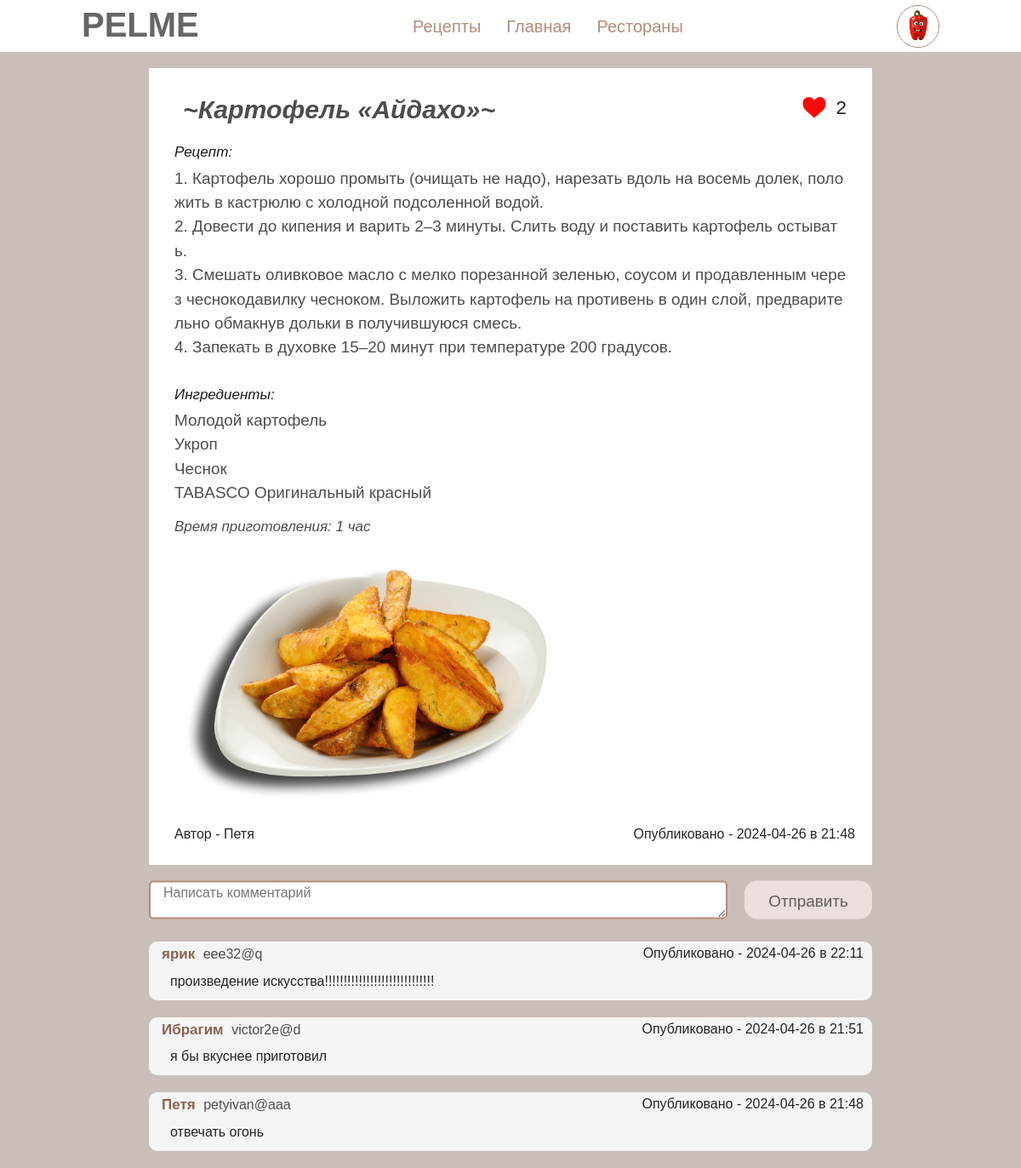
Screenshot of /read_recipe/3 (signed in) with the database file from the repository.
### data/users.py (models this page shows, shortened)
class User(SqlAlchemyBase, UserMixin):
    __tablename__ = 'users'
    id = sqlalchemy.Column(sqlalchemy.Integer, primary_key=True, autoincrement=True)
    name = sqlalchemy.Column(sqlalchemy.String, nullable=True)
    surname = sqlalchemy.Column(sqlalchemy.String, nullable=True)
    avatar = sqlalchemy.Column(sqlalchemy.String, nullable=True)
    email = sqlalchemy.Column(sqlalchemy.String, unique=True, nullable=True)
    level = sqlalchemy.Column(sqlalchemy.String, nullable=True)
    liked_recipes = sqlalchemy.Column(sqlalchemy.String, nullable=True)
    hashed_password = sqlalchemy.Column(sqlalchemy.String, nullable=True)
    modified_date = sqlalchemy.Column(sqlalchemy.DateTime, default=datetime.datetime.now)
    recipes = orm.relationship("Recipes", back_populates='user')

### data/recipes.py (models this page shows)
class Recipes(SqlAlchemyBase):
    __tablename__ = 'recipes'
    id = sqlalchemy.Column(sqlalchemy.Integer, primary_key=True, autoincrement=True)
    name = sqlalchemy.Column(sqlalchemy.String, nullable=True)
    text = sqlalchemy.Column(sqlalchemy.String, nullable=True)
    ingredients = sqlalchemy.Column(sqlalchemy.String, nullable=True)
    time = sqlalchemy.Column(sqlalchemy.String, nullable=True)
    photo = sqlalchemy.Column(sqlalchemy.String, nullable=True)
    count_likes = sqlalchemy.Column(sqlalchemy.String, nullable=True)
    users_likes = sqlalchemy.Column(sqlalchemy.String, nullable=True)
    modified_date = sqlalchemy.Column(sqlalchemy.DateTime, default=datetime.datetime.now)
    is_private = sqlalchemy.Column(sqlalchemy.Boolean, default=True)
    user_id = sqlalchemy.Column(sqlalchemy.Integer, sqlalchemy.ForeignKey("users.id"))
    user = orm.relationship('User')

### data/comments.py (models this page shows)
class Comments(SqlAlchemyBase):
    __tablename__ = 'comments'
    id = sqlalchemy.Column(sqlalchemy.Integer, primary_key=True, autoincrement=True)
    comment = sqlalchemy.Column(sqlalchemy.String, nullable=True)
    count_likes = sqlalchemy.Column(sqlalchemy.String, nullable=True)
    users_likes = sqlalchemy.Column(sqlalchemy.String, nullable=True)
    modified_date = sqlalchemy.Column(sqlalchemy.DateTime, default=datetime.datetime.now)
    user_id = sqlalchemy.Column(sqlalchemy.Integer, sqlalchemy.ForeignKey("users.id"))
    recipe_id = sqlalchemy.Column(sqlalchemy.Integer, sqlalchemy.ForeignKey("recipes.id"))
    user = orm.relationship('User')
    recipe = orm.relationship('Recipes')

### main.py (the view)
@app.route('/read_recipe/<int:id>', methods=['GET','POST'])  # страница с самим рецетом и комментариями к нему
def read_recipe(id):
    db_sess = db_session.create_session()
    recipe = db_sess.query(Recipes).filter(Recipes.id == id).first()
    comments = db_sess.query(Comments).filter(Comments.recipe_id == id).order_by(Comments.modified_date.desc()).all()
    user_name = db_sess.query(User).filter(User.id == recipe.user_id).first().name
    list_liked_recipes = []
    if current_user.is_authenticated:  # чтобы отобразить, что пользователь лайкнул рецепт
        list_liked_recipes = [int(i) for i in current_user.liked_recipes.split(',') if i != '']
    return render_template('read_recipe.html', recipe=recipe, user_name=user_name,  user=User,
                           db_sess=db_sess, comments=comments, list_recipes=list_liked_recipes)

### data/db_session.py (called while the page is built)
def create_session() -> Session:
    global __factory
    return __factory()

### main.py (called while the page is built)
@login_manager.user_loader
def load_user(user_id):
    db_sess = db_session.create_session()
    return db_sess.query(User).get(user_id)

### templates/read_recipe.html (shortened to what this page needs)
{% extends "base.html" %}
{% block content %}
<link rel="stylesheet" href="/static/css/read_recipe.css">
<div class="field">
    <form class="form-btn" id="likes" action="/change_likes" method="post">
        <div class="in-line-name">
            <h1 class="name">~{{ recipe.name }}~</h1>
            <div class="likes-inline">
                {% if recipe.id in list_recipes %}
                <button class="photo-btn-like"><img src="/static/images/red_heart.png"></button>
                {% else %}
                <button class="photo-btn-like"><img src="/static/images/grey_heart.png"></button>
                {% endif %}
                <div class="likes">{{ recipe.count_likes }}</div>
            </div>
        </div>
    </form>
    <div class="recipe-just">Рецепт:</div><br>
    <div class="recipe"><h1 class="text">{{recipe.text}}</h1></div>
    <div class="ingredients-just">Ингредиенты:</div><br>
    <div class="ingredients"><h1 class="text">{{recipe.ingredients}}</h1></div>
    <div class="time">Время приготовления: {{recipe.time}}</div>
    {% if recipe.photo %}
        <div class="photo"><img src="{{recipe.photo}}"></div>
    {% endif %}
    <div class="author-date">
        <div class="author-recipe">Автор - {{ user_name }} </div>
        <div class="date">Опубликовано - {{ recipe.modified_date.date() }} в {{ recipe.modified_date.hour }}:{{ recipe.modified_date.minute }}</div>
    </div><br>
</div>
<form name="comment" class="comment-write" action="/write_comment/{{ recipe.id }}" method="POST">
    <textarea type="text" autocomplete="off" id="comment" placeholder="Написать комментарий" name="comment"></textarea>
    <button class="btn-send" onclick="ClearField" type="submit">Отправить</button>
</form>
<div class="comments">
    {% for item in comments %}
    <div class="comment">
        <form class="form-comment" id="show-profile" action="/profile_user_recipe/{{ item.user_id }}" method="post">
        <div class="in-line">
            <div class="inform">
                <div class="author author-email"><button class="link" type="submit">{{ db_sess.query(user).filter(user.id == item.user_id).first().name }}</button></div>
                <div class="email author-email">{{ db_sess.query(user).filter(user.id == item.user_id).first().email }}</div>
            </div>
            <div class="data author-email-data">Опубликовано - {{ item.modified_date.date() }} в {{ item.modified_date.hour }}:{{ item.modified_date.minute }}</div>
        </div>
        </form><br>
        <div class="text-comment">{{ item.comment }}</div>
    </div>
    {% endfor %}
</div>
{% endblock %}

### templates/base.html (shortened to what this page needs)
<!doctype html>
<html lang="en">
<head>
    <link rel="stylesheet"
          href="https://stackpath.bootstrapcdn.com/bootstrap/4.4.1/css/bootstrap.min.css"
>
    <link rel="stylesheet" href="/static/css/base.css">
</head>
<body>
    <header>
      <h1 class="logo">PELME</h1>
     <nav>
         <ul>
             <li><a href="/recipes">Рецепты</a></li>
             <li><a href="/">Главная</a></li>
             <li><a href="/restaurants">Рестораны</a></li>
         </ul>
     </nav>
    {% if current_user.is_authenticated %}
     <div class="avatar">
      <li><img class="img-avatar" src="{{ '/' + current_user.avatar }}">
      </li>
     </div>
   {% else %}
    <div class="buttons">
        <button class="btn-regist" type="button" onclick="location.href='regist'">Регистрация</button>
        <button class="btn-come" type="button" onclick="location.href='login'">Войти</button>
    </div>
   {% endif %}
   </header>
<main>
    {% block content %}{% endblock %}
</main>
</body>
</html>

### static/css/base.css (style rules this page uses)
* { margin: 0; padding: 0; box-sizing: border-box; font-family: sans-serif; list-style: none; text-decoration: none; }
body { background-color: #696969; }
header { background-color: #ffffff; position: fixed; top: 0; left: 0; right: 0; display: flex; justify-content: space-between; align-items: center; padding: 0 8%; z-index: 10; }
header .logo { margin-top: 5px; background-color: #ffffff; font-size: 40px; font-weight: 900; color: #666666; transition: .5s; }
header nav ul li { background-color: #ffffff; position: relative; float: left; top: 0; }
header nav ul li a { padding: 15px; color: #b58c7d; font-size: 20px; display: block; }
.phone, .email { position: relative; background-color: #696969; color: #a8a8a8; top: 30px; margin-bottom: 5px; }
.avatar { background-color: #ffffff; width: 50px; height: 50px; }
.img-avatar { background-color: #ffffff; width: 100%; height: 100%; border-radius: 70px; border: 1.5px solid #a67b6a; }
nav { background-color: #ffffff; }
div li { background-color: #ffffff; }

### rows the page displays
User: avatar (picture), query "Ибрагим", query "victor2e@d"
Recipes: name "Картофель «Айдахо»", count_likes "2", text "1. Картофель хорошо промыть (очищать не надо), нарезать вдоль на восемь долек, положить в кастрюлю с холодной подсоленной водой. 2. Довести до кипения и варить 2–3 минуты. Слить воду и поставить картофель остывать. 3. Смешать оливковое масло с мелко порезанной зеленью, соусом и продавленным через чеснокодавилку чесноком. Выложить картофель на противень в один слой, предварительно обмакнув дольки в получившуюся смесь. 4. Запекать в духовке 15–20 минут при температуре 200 градусов.", ingredients "Молодой картофель Укроп Чеснок TABASCO Оригинальный красный", time "1 час", photo (picture), modified_date "2024-04-26", modified_date.hour "21", modified_date.minute "48"
User: name "Петя", query "Петя", query "petyivan@aaa"
Comments: modified_date "2024-04-26", modified_date.hour "22", modified_date.minute "11", comment "произведение искусства!!!!!!!!!!!!!!!!!!!!!!!!!!!!!"
User: query "ярик", query "eee32@q"
Comments: modified_date "2024-04-26", modified_date.hour "21", modified_date.minute "51", comment "я бы вкуснее приготовил"
Comments: modified_date "2024-04-26", modified_date.hour "21", modified_date.minute "48", comment "отвечать огонь"
